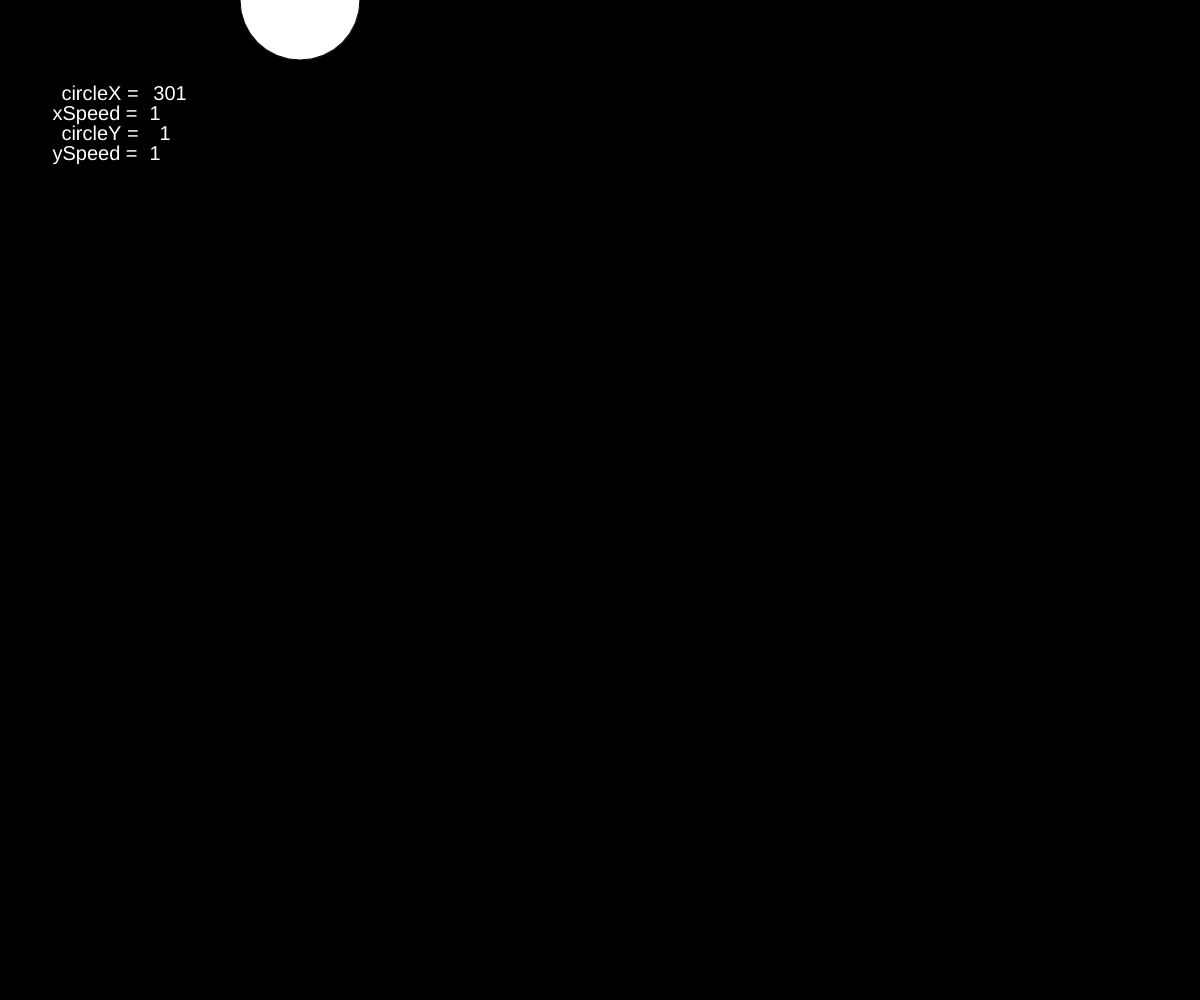
Frame 1 (no input)
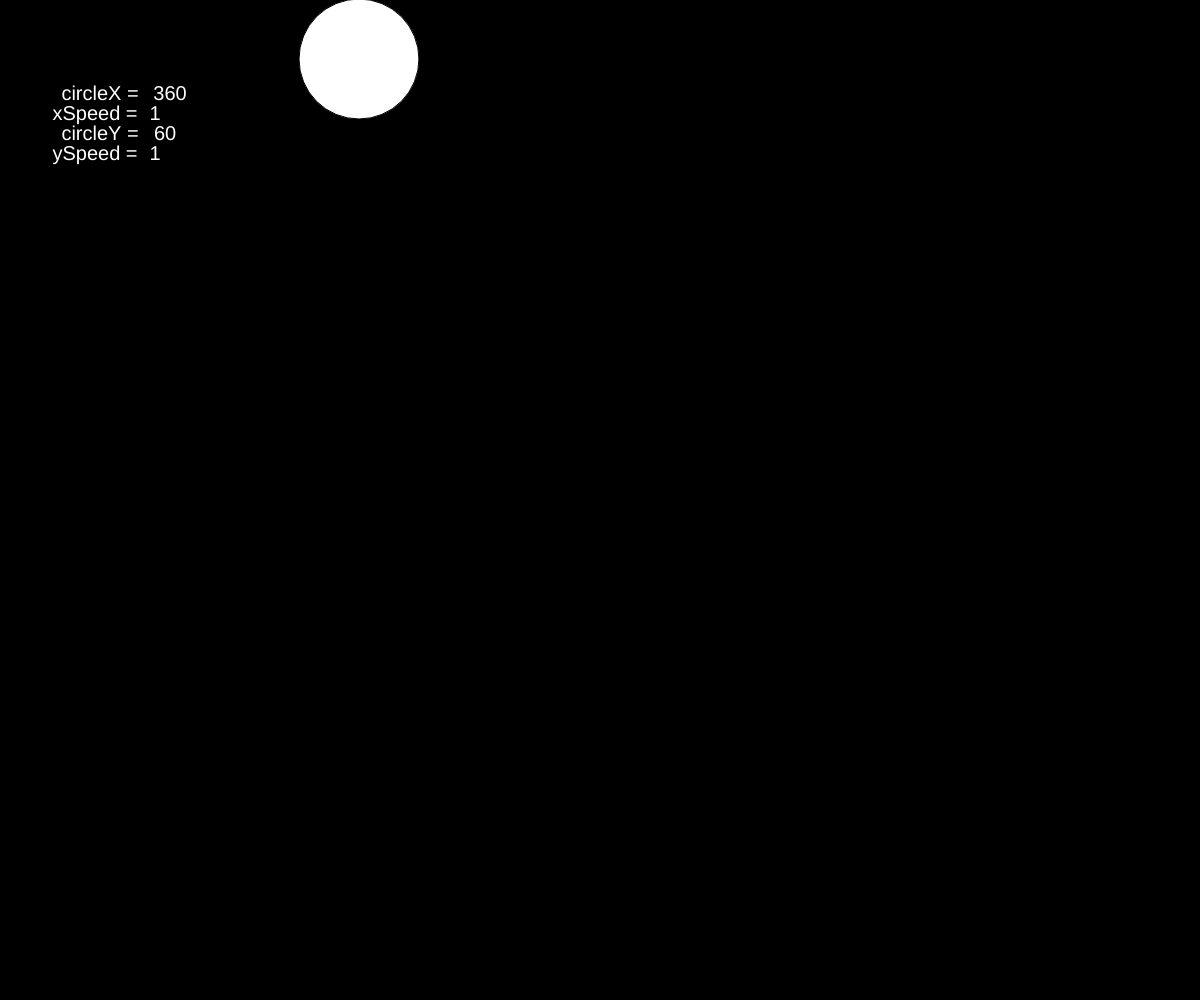
Frame 60 (no input)
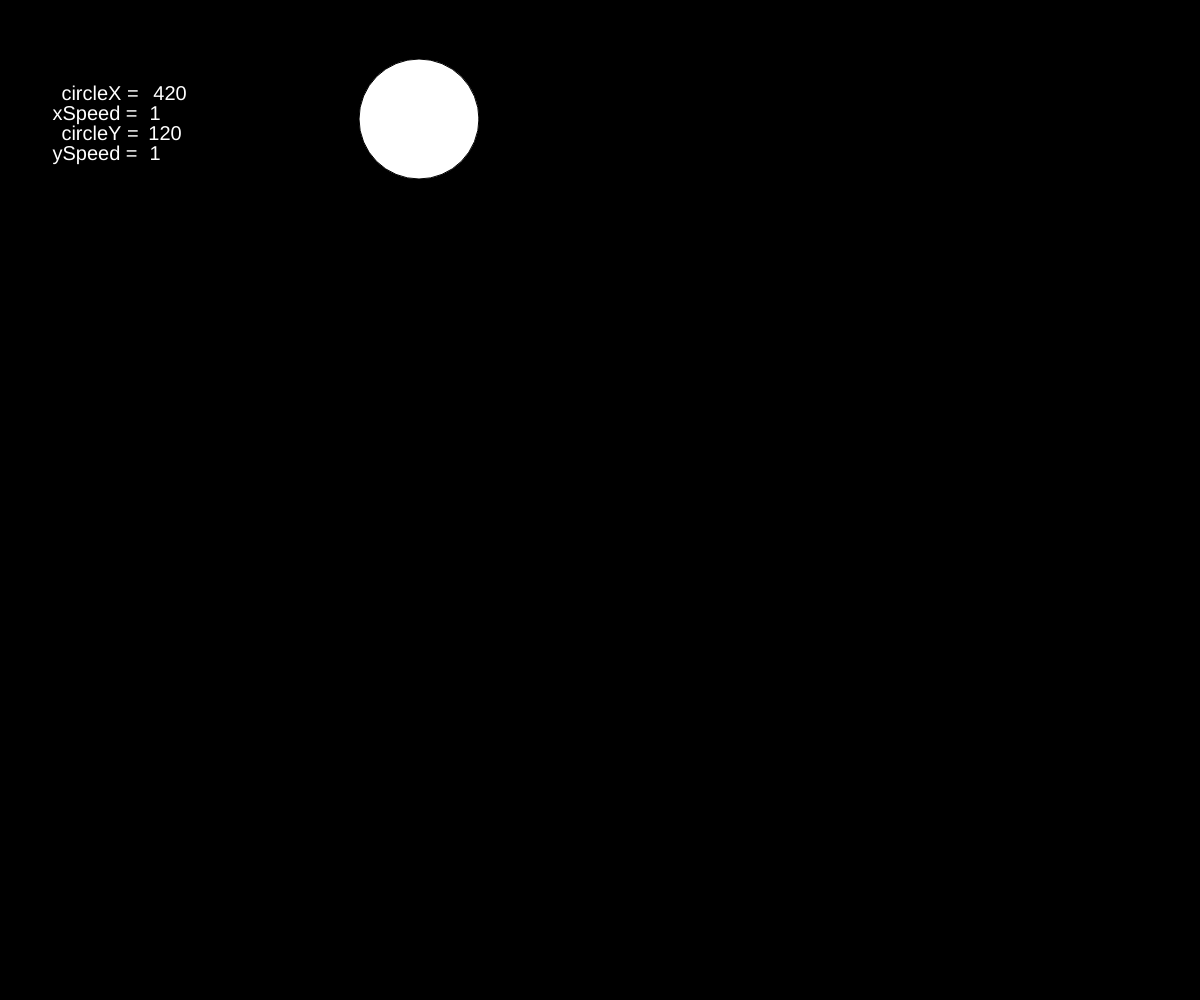
Frame 120 (the mouse pressed at the canvas centre since frame 60)

The p5.js sketch that drew these frames (run headless with seeded random() and noise() and a simulated clock; from frame 60 on, the mouse is pressed at the canvas centre):

// p5.js sketch
// ── sketch.js

// Global variables
let circleX = 300;
let circleY = 0;
let xSpeed = 1;
let ySpeed = 1;


function setup() {
  createCanvas(windowWidth,windowHeight);

  // p5.js will automatically run your code at 60 frames per second (FPS).
  // frameRate(60);
}

/* Loop */
function draw() {
  background(0);

  // Bouncing ball
  ellipse(circleX, circleY, 120);
  // Increment the x position of the ball
  circleX += xSpeed;
  // Increment the y position of the ball
  circleY += ySpeed;
  // Inverse direction when ball hits left or right edge
  if (circleX < 0 || circleX > width) {
    xSpeed = xSpeed * -1;
  }
  // Inverse direction when ball hits top or bottom edge
  if (circleY < 0 || circleY > height) {
    ySpeed = ySpeed * -1;
  }

  //Draw text
  fill(255);
  textSize(20);
  textAlign(CENTER);
  // TODO: create text with frameCount displayed in sketch
  text("circleX =",100,100); // (txt, x, y)
  text(circleX,170,100); // (txt, x, y)
  text("xSpeed =",95,120); // (txt, x, y)
  text(xSpeed,155,120); // (txt, x, y)

  text("circleY =",100,140); // (txt, x, y)
  text(circleY,165,140); // (txt, x, y)
  text("ySpeed =",95,160); // (txt, x, y)
  text(ySpeed,155,160); // (txt, x, y)

}
